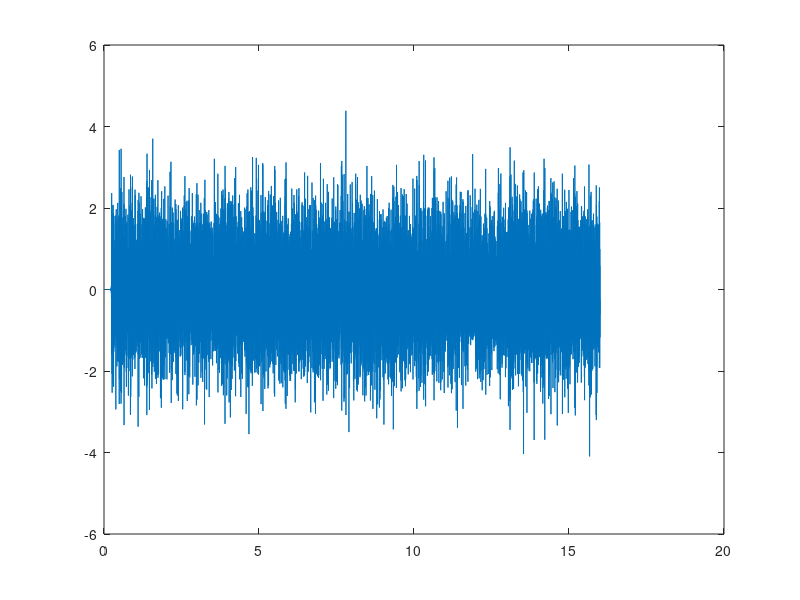
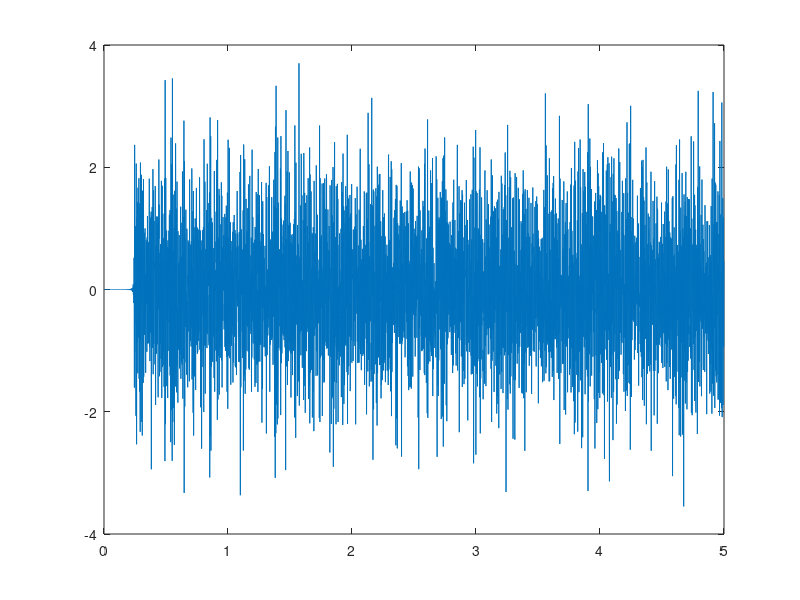
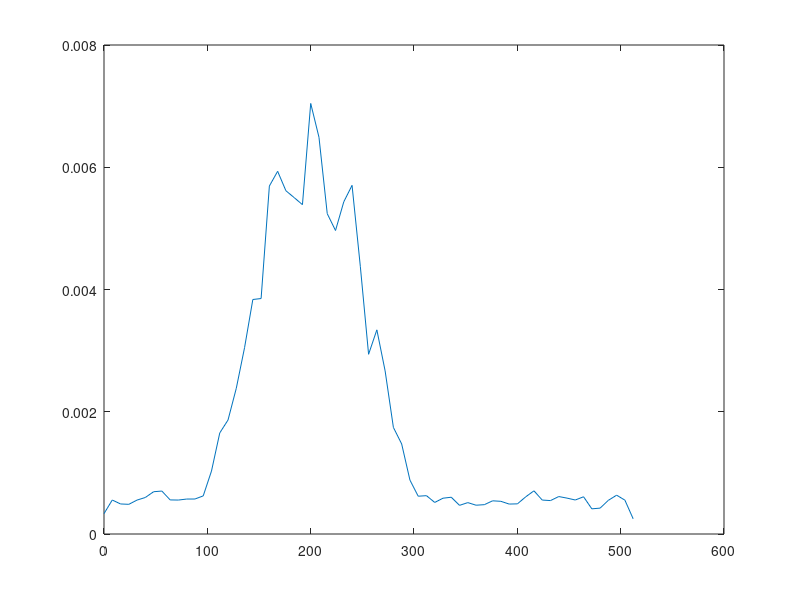

The MATLAB script that drew these images, in order: (Note: this script raises an error after producing the figures.)
data = load('testData.txt');

figure;
plot(data(:,1),data(:,2));

timeVec = data(:,1);
dataVec = data(:,2);

% get sinal-free part
id = find(timeVec>=5.0,1)-1;
sigfreeTime=timeVec(1:id);
sigfreeData=dataVec(1:id);
figure;
plot(sigfreeTime,sigfreeData);

% find the noise PSD
samplFreq = id/timeVec(id);
[noisePSD,sigfreeFreq]=pwelch(sigfreeData', 128,[],[],samplFreq);
figure;
plot(sigfreeFreq,noisePSD);

% Whiten the data
sqrtPSD = 1./sqrt(noisePSD);
fltrOrdr = 500;
b = fir2(fltrOrdr,sigfreeFreq/(samplFreq/2),sqrtPSD);

outdata = 1./sqrt(samplFreq)*fftfilt(b,dataVec);

%

[posFreq,fftSig] = getFFTofsig(timeVec,dataVec);
figure;
plot(posFreq,abs(fftSig));hold on;
[posFreq,fftSig] = getFFTofsig(timeVec,outdata);
plot(posFreq,abs(fftSig));


figure;
plot(timeVec,dataVec); hold on;
plot(timeVec,outdata);


winLen = 0.2;%sec
ovrlp = 0.1;%sec



[S,F,T]=getspectrogram(dataVec,winLen,ovrlp,samplFreq);
figure;
imagesc(T,F,abs(S)); axis xy;
xlabel('Time (sec)');ylabel('Frequency (Hz)');

[S,F,T]=getspectrogram(outdata,winLen,ovrlp,samplFreq);
figure;
imagesc(T,F,abs(S)); axis xy;
xlabel('Time (sec)');ylabel('Frequency (Hz)');



